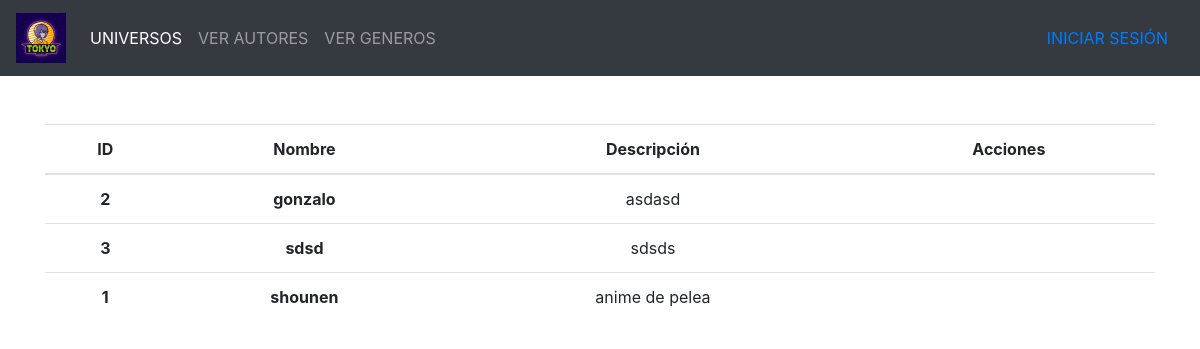
The page /generos/ on the database its author committed.
### animes/models.py (models this page shows, shortened)
class AnimeGen(models.Model):
	name = models.CharField(max_length=100)
	summary = models.TextField(max_length=1000)
	class Meta:
		ordering = ['name']

### animes/views.py (the view)
class AnimeGenListView(ListView):
    model = AnimeGen
    paginate_by = 10  # if pagination is desired

### animes/templates/animes/animegen_list.html (shortened to what this page needs)
<!doctype html>
<html lang="es">
{% include 'animes/inicio/head_inicio.html' %}
<body class="text-center">
  <div class="container mt-5">
    <table class="table table-hover">
      <thead>
        <tr>
          <th scope="col">ID</th>
          <th scope="col">Nombre</th>
          <th scope="col">Descripción</th>
          <th scope="col">Acciones</th>
        </tr>
      </thead>
      <tbody>
        {% for animegen in object_list %}
        <tr>
          <th scope="row">{{animegen.pk}}</th>
          <th scope="row">{{animegen.name}}</th>
          <td scope="row">{{animegen.summary}}</td>
          <td scope="row">
          </td>
        </tr>
        {% endfor %}
      </tbody>
    </table>
  </div>
</body>
</html>

### rows shown on the page
AnimeGen: pk "2", name "gonzalo", summary "asdasd"
AnimeGen: pk "3", name "sdsd", summary "sdsds"
AnimeGen: pk "1", name "shounen", summary "anime de pelea"
